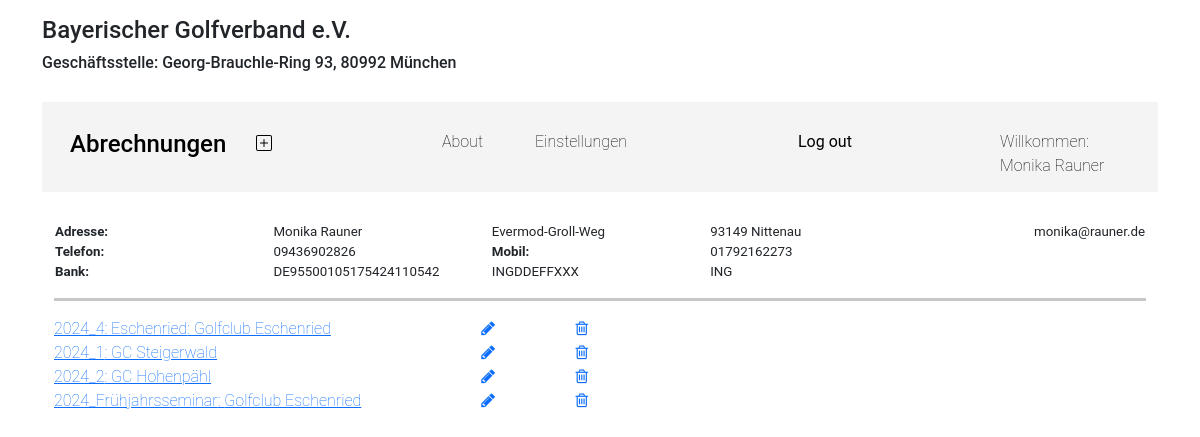
Screenshot of / (signed in) with the database file from the repository.
### expenses/models.py (models this page shows, shortened)
class Referee(models.Model):
    author = models.ForeignKey('auth.User', on_delete=models.CASCADE)
    firstname = models.CharField(max_length=50)
    lastname = models.CharField(max_length=50)
    email = models.EmailField(default=' ')
    street = models.CharField(max_length=50)
    houseno = models.CharField(max_length=50)
    pid = models.IntegerField()
    city = models.CharField(max_length=50)
    telefon = models.CharField(max_length=20)
    mobile = models.CharField(max_length=20, default=' ', blank=True)
    IBAN = IBANField(include_countries=IBAN_SEPA_COUNTRIES)
    BIC = models.CharField(max_length=12, default='BIC')
    nameBank = models.CharField(max_length=30, default='Bankname')

class Event(models.Model):
    referee = models.ForeignKey('auth.User', on_delete=models.DO_NOTHING, related_name='events_referee')
    name = models.CharField(max_length=100)
    startdate = models.DateTimeField(null=True)
    enddate = models.DateTimeField(null=True)
    status = models.BooleanField(default=False)  # sent = True
    game = models.ForeignKey('expenses.Game', on_delete=models.DO_NOTHING, related_name='events_game')
    club = models.ForeignKey('expenses.Club', on_delete=models.DO_NOTHING, related_name='events_club')
    attachment = models.FileField(upload_to='attachments/', blank=True)
    class Meta:
        ordering = ['-startdate']

class Club(models.Model):
    name = models.CharField(max_length=50)
    street = models.CharField(max_length=50)
    houseno = models.IntegerField()
    pid = models.IntegerField()
    city = models.CharField(max_length=50)
    region = models.CharField(max_length=50, default='Bayern')
    def __str__(self):
        return self.name

### expenses/views.py (the view)
# urls.py: path('', views.index, name='index'),
def index(request, **kwargs):
  user_id = request.user.id
  if user_id is not None:
    referee_list = Referee.objects.all().filter(author_id=user_id)
    if referee_list.count() > 0:
      referee = referee_list[0]  # nur eine Zeile/Object pro Referee
      event_list = Event.objects.all().filter(referee_id=user_id)
      context = {
        'referee': referee,
        'event_list': event_list,
        'referee_id': referee.id,
      }
      return render(request, 'expenses/event_list.html', context)
    else:
      return render(request, 'base.html')
  else:
    return render(request, 'base.html')

### templates/expenses/event_list.html (shortened to what this page needs)
{% extends 'base.html' %}
{% block content %}
  <div class="container">
    {% if event_list.count > 0 %}
      {% for event in event_list %}
        <div class="row" style="text-align: left">
          <div class="col-4"><a href="{% url 'expenses:travel_list' pk=event.pk %}">{{ event.name }}: {{ event.club }}</a></div>
          <div class="col-1" style="text-align: right"><a href="{% url 'expenses:event_update' pk=event.pk %}"><i aria-hidden="true" class="fa fa-pencil"></i></a></div>
          <div class="col-1" style="text-align: right"><a href="{% url 'expenses:event_delete' pk=event.pk %}"><i aria-hidden="true" class="fa fa-trash-o" ></i></a></div>
        </div>
      {% endfor %}
    {% else %}
      <p>Noch keine Abrechnungen erstellt!</p>
    {% endif %}
  </div>
{% endblock content %}

### templates/base.html (shortened to what this page needs)
<!DOCTYPE html>
<html lang="de">
{% load static %}
<head>
<link href="https://cdn.jsdelivr.net/npm/bootstrap@5.0.0-alpha3/dist/css/bootstrap.min.css" rel="stylesheet">
<link rel="stylesheet" href="https://cdnjs.cloudflare.com/ajax/libs/bootstrap-datepicker/1.9.0/css/bootstrap-datepicker.min.css">
<link rel="stylesheet" href="https://cdnjs.cloudflare.com/ajax/libs/font-awesome/4.7.0/css/font-awesome.min.css">
  <link rel="stylesheet" href="{% static 'expenses.css' %}">
</head>
<body>
  <div class="container">
    <h4>Bayerischer Golfverband e.V.</h4>
    <h6>Geschäftsstelle: Georg-Brauchle-Ring 93, 80992 München</h6>
    <div class="row nav">
      {% if user.is_authenticated %}
        <li class="nav-item nav-brand col-sm-2">
          <a class="nav-link active" href="{% url 'expenses:event_list' %}"><h4>Abrechnungen</h4></a>
        </li>
        <li class="nav-item col-sm-2">
          <a class="nav-link" href="{% url 'expenses:event_add' %}">{% include 'plus-square.svg' %} </a>
        </li>
        <li class="nav-item col-sm-1">
          <a class="nav-link" href="{% url 'expenses:about' %}">About</a>
        </li>
        <li class="nav-item col-sm-3">
          <a class="nav-link" href="{% url 'expenses:referee_settings' %}">Einstellungen</a>
        </li>
        <li class="nav-item col-sm-2">
          <form id="logout-form" action="{% url 'logout' %}" method="post">
            <button type="submit">Log out</button>
          </form>
        </li>
        <li class="nav-item col-sm-2">
          <a class="nav-link" href="#">Willkommen: {{ user.first_name}} {{ user.last_name}}</a>
        </li>
      {% endif %}
    </div>
    <div>
      {% if user.is_authenticated %}
        <div class="container">
          <table class="table-referee">
            <tr>
              <td class="td-bold">Adresse:</td>
              <td>{{ referee.firstname }} {{ referee.lastname }}</td>
              <td>{{ referee.street }}</td>
              <td>{{ referee.pid }} {{ referee.city }}</td>
              <td style="text-align: right">{{ referee.email }}</td>
              </tr>
              <tr>
                <td class="td-bold">Telefon:</td>
              <td>{{ referee.telefon }} </td>
              <td class="td-bold">Mobil:</td>
              <td>{{ referee.mobile }}</td>
              <td></td>
              </tr>
              <tr>
                <td class="td-bold">Bank:</td>
              <td>{{ referee.IBAN }}</td>
              <td>{{ referee.BIC }}</td>
              <td>{{ referee.nameBank }}</td>
              <td></td>
              </tr>
            </table>
            <hr style="height:3px;">
        </div>
      {% else %}
        <div class="container">
        <p>Bitte einloggen!</p>
        </div>
      {% endif %}
    </div>
  </div>
  <div class="container">
    {% block content %}
    {% endblock content%}
  </div>
</body>
</html>

### static/expenses.css (style rules this page uses)
body { font-family: "Roboto", "Lucida Grande", "DejaVu Sans", "Bitstream Vera Sans", Verdana, Arial, sans-serif; }
.nav-link { color: black; }
.nav { height: 90px; padding-top: 20px; vertical-align: center; background-color: #f4f4f4; margin: 30px 0; }
.nav-brand { font-weight: bold; font-size: larger; font-family: "Roboto", "Lucida Grande", "DejaVu Sans", "Bitstream Vera Sans", Verdana, Arial, sans-serif; }
#logout-form { display: inline; }
#logout-form button { background: none; border: none; cursor: pointer; padding: 0; margin-top: 8px; text-decoration: none; }
a { font-weight: lighter; }
.table-referee { width: 100%; font-size: smaller; }
.table-referee tr { line-height: 18px; }
.table-referee td { width: 20%; }
.td-bold { font-weight: bold; }

### rows the page displays
Referee: firstname "Monika", lastname "Rauner", street "Evermod-Groll-Weg", pid "93149", city "Nittenau", email "monika@rauner.de", telefon "09436902826", mobile "01792162273", IBAN "DE95500105175424110542", BIC "INGDDEFFXXX", nameBank "ING"
Event: name "2024_4: Eschenried", club "Golfclub Eschenried"
Event: name "2024_1", club "GC Steigerwald"
Event: name "2024_2", club "GC Hohenpähl"
Event: name "2024_Frühjahrsseminar", club "Golfclub Eschenried"

### other values shown
{{ user.first_name }} "Monika"
{{ user.last_name }} "Rauner"
